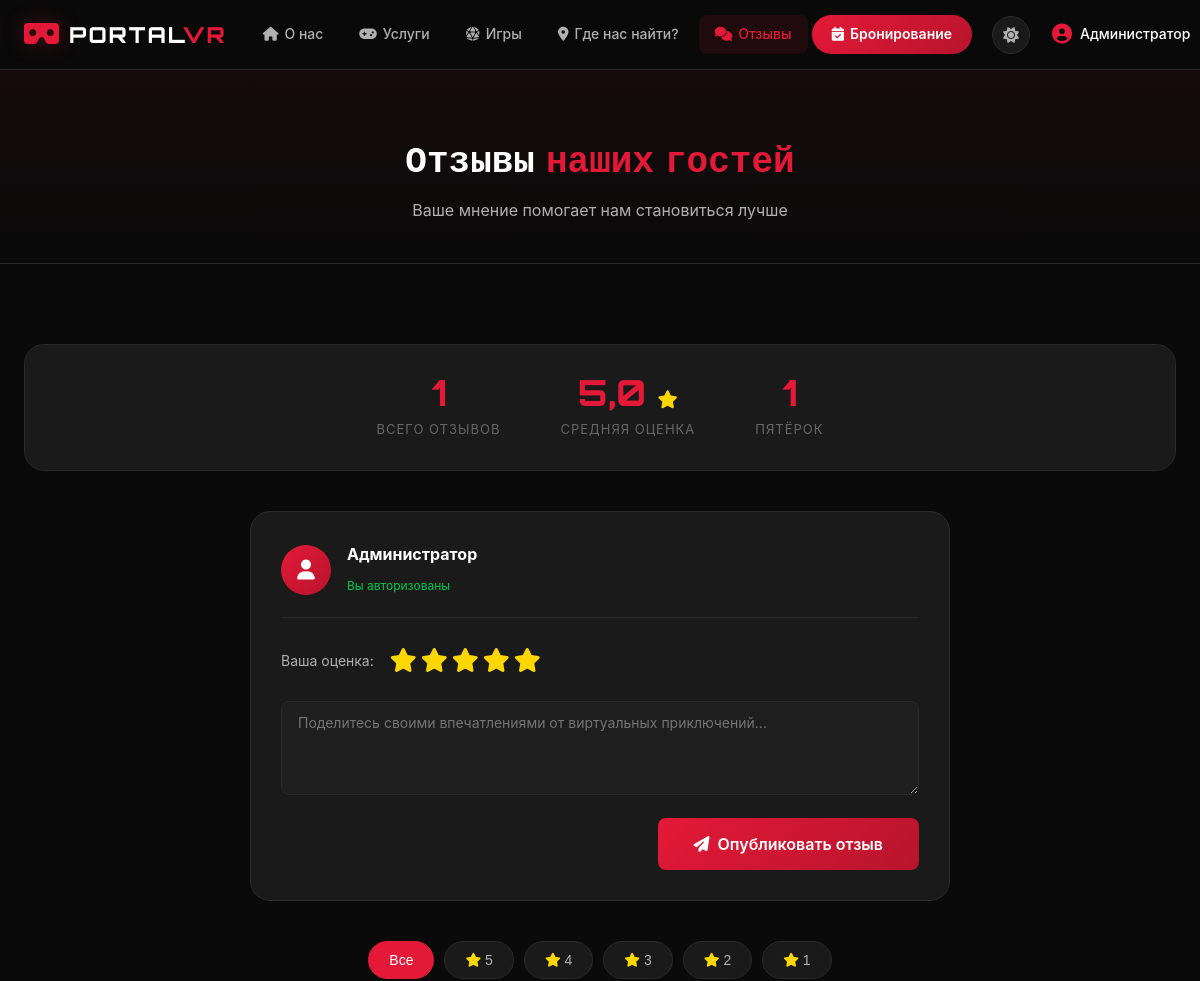
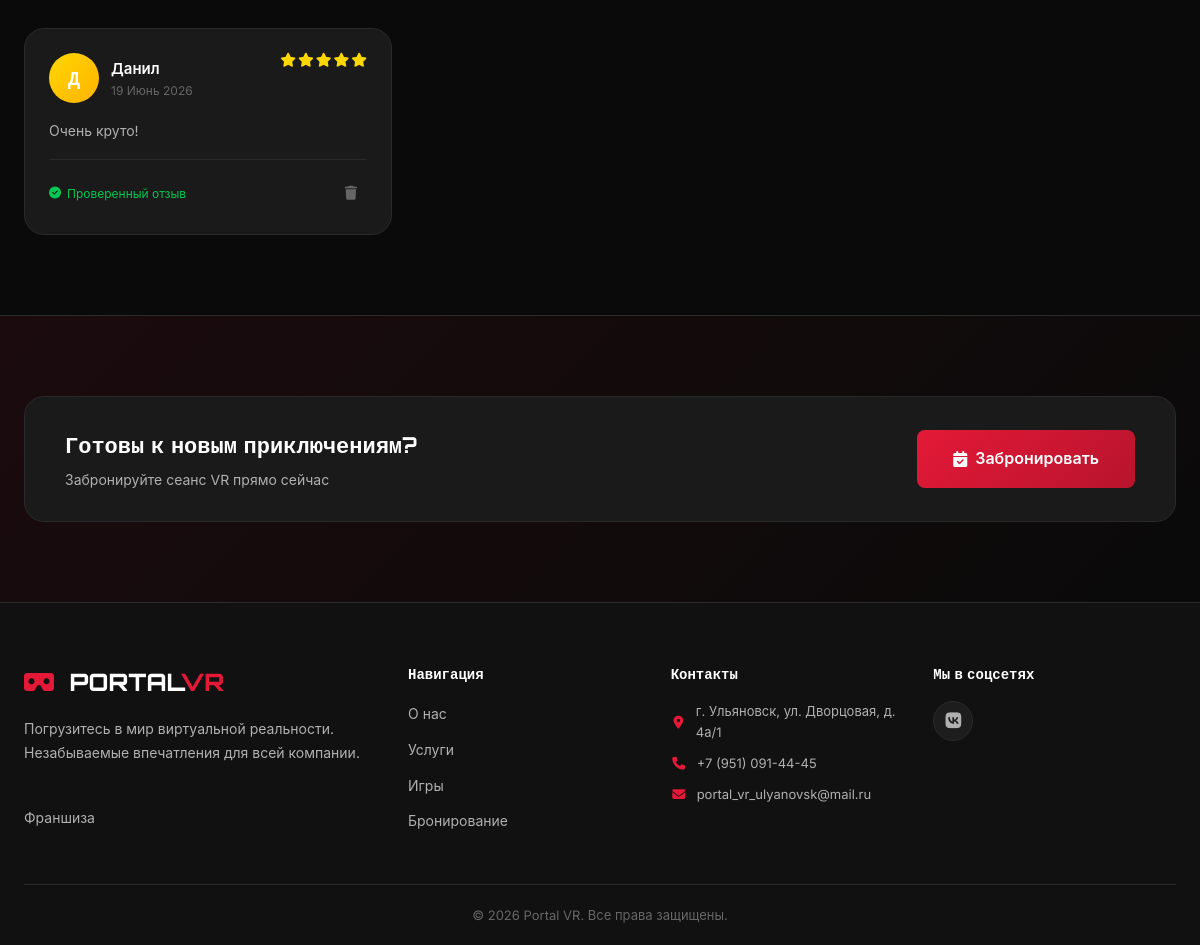
The app's page /reviews/ (signed in) with its own data (2 pictures, top to bottom).
### main/models.py (models this page shows, shortened)
class User(AbstractBaseUser, PermissionsMixin):
    phone = models.CharField(
        "Телефон", max_length=12, unique=True, validators=[phone_validator]
    )
    name = models.CharField("Имя", max_length=100)
    is_active = models.BooleanField(default=True)
    is_staff = models.BooleanField(default=False)
    date_joined = models.DateTimeField("Дата регистрации", default=timezone.now)
    loyalty_points = models.PositiveIntegerField("Баллы лояльности", default=0)
    objects = UserManager()
    USERNAME_FIELD = "phone"
    REQUIRED_FIELDS = ["name"]
    class Meta:
        verbose_name = "Пользователь"
        verbose_name_plural = "Пользователи"

class Review(models.Model):
    user = models.ForeignKey(
        User,
        on_delete=models.CASCADE,
        related_name="reviews",
        verbose_name="Пользователь",
    )
    name = models.CharField("Имя автора", max_length=100)
    text = models.TextField("Текст отзыва")
    rating = models.PositiveIntegerField(
        "Оценка",
        choices=[(i, i) for i in range(1, 6)],
        default=5,
    )
    is_active = models.BooleanField("Опубликован", default=True)
    created_at = models.DateTimeField("Дата", auto_now_add=True)
    class Meta:
        verbose_name = "Отзыв"
        verbose_name_plural = "Отзывы"
        ordering = ["-created_at"]

### main/views.py (the view)
# urls.py: path("reviews/", views.reviews_view, name="reviews"),
def reviews_view(request):
    reviews = Review.objects.filter(is_active=True).order_by("-created_at")
    reviews_count = reviews.count()
    avg_rating = reviews.aggregate(avg=Avg("rating"))["avg"] or 0
    five_star_count = reviews.filter(rating=5).count()
    return render(
        request,
        "main/reviews.html",
        {
            "reviews": reviews,
            "reviews_count": reviews_count,
            "avg_rating": avg_rating,
            "five_star_count": five_star_count,
            "page_title": "Отзывы",
        },
    )

### main/context_processors.py (called while the page is built)
def global_context(request):
    return {
        "site_name": "Portal VR",
        "site_phone": "+7 (951) 091-44-45",
        "site_email": "portal_vr_ulyanovsk@mail.ru",
        "site_address": "г. Ульяновск, ул. Дворцовая, д. 4а/1",
    }

### main/templates/main/reviews.html (shortened to what this page needs)
{% extends 'main/base.html' %}
{% block content %}
<section class="page-header">
    <div class="container">
        <h1 class="page-title">
            Отзывы <span class="accent">наших гостей</span>
        </h1>
        <p class="page-subtitle">Ваше мнение помогает нам становиться лучше</p>
    </div>
</section>
<section class="section">
    <div class="container">
        <div class="reviews-stats">
            <div class="reviews-stat">
                <div class="reviews-stat-value">{{ reviews_count }}</div>
                <div class="reviews-stat-label">Всего отзывов</div>
            </div>
            <div class="reviews-stat">
                <div class="reviews-stat-value">{{ avg_rating|floatformat:1 }} <i class="fas fa-star"></i></div>
                <div class="reviews-stat-label">Средняя оценка</div>
            </div>
            <div class="reviews-stat">
                <div class="reviews-stat-value">{{ five_star_count }}</div>
                <div class="reviews-stat-label">Пятёрок</div>
            </div>
        </div>
        {% if user.is_authenticated %}
        <div class="review-add-card">
            <div class="review-add-header">
                <div class="review-avatar">
                    <i class="fas fa-user"></i>
                </div>
                <div class="review-add-info">
                    <h3>{{ user.name }}</h3>
                    <span class="review-badge">Вы авторизованы</span>
                </div>
            </div>
            <form method="post" action="{% url 'main:review_add' %}" class="review-form">
                <div class="review-rating-select">
                    <label>Ваша оценка:</label>
                    <div class="rating-stars">
                        {% for i in "54321"|make_list %}
                        <label for="star{{ i }}"><i class="fas fa-star"></i></label>
                        {% endfor %}
                    </div>
                </div>
                <div class="form-group">
                    <textarea name="text" class="form-input" rows="4" placeholder="Поделитесь своими впечатлениями от виртуальных приключений..." required minlength="10"></textarea>
                </div>
                <div class="review-form-actions">
                    <button type="submit" class="btn btn-primary btn-lg">
                        <i class="fas fa-paper-plane"></i> Опубликовать отзыв
                    </button>
                </div>
            </form>
        </div>
        {% endif %}
        <div class="reviews-filter">
            <button class="filter-btn active" data-rating="all">Все</button>
            <button class="filter-btn" data-rating="5">
                <i class="fas fa-star"></i> 5
            </button>
            <button class="filter-btn" data-rating="4">
                <i class="fas fa-star"></i> 4
            </button>
            <button class="filter-btn" data-rating="3">
                <i class="fas fa-star"></i> 3
            </button>
            <button class="filter-btn" data-rating="2">
                <i class="fas fa-star"></i> 2
            </button>
            <button class="filter-btn" data-rating="1">
                <i class="fas fa-star"></i> 1
            </button>
        </div>
        {% if reviews %}
        <div class="reviews-masonry" id="reviewsGrid">
            {% for review in reviews %}
            <div class="review-card-item" data-rating="{{ review.rating }}">
                <div class="review-card-inner">
                    <div class="review-card-header">
                        <div class="review-user">
                            <div class="review-avatar {% if review.rating == 5 %}gold{% endif %}">
                                {{ review.name|first|upper }}
                            </div>
                            <div class="review-user-info">
                                <span class="review-name">{{ review.name }}</span>
                                <span class="review-date">{{ review.created_at|date:"d F Y" }}</span>
                            </div>
                        </div>
                        <div class="review-stars">
                            {% for i in "12345"|make_list %}
                            <i class="fas fa-star{% if forloop.counter <= review.rating %} active{% endif %}"></i>
                            {% endfor %}
                        </div>
                    </div>
                    <div class="review-card-body">
                        <p>{{ review.text }}</p>
                    </div>
                    <div class="review-card-footer">
                        <div class="review-verified">
                            <i class="fas fa-check-circle"></i> Проверенный отзыв
                        </div>
                        {% if user.is_staff %}
                        <a href="{% url 'main:review_delete' review.pk %}?next={% url 'main:reviews' %}" class="review-delete-btn" onclick="return confirm('Удалить этот отзыв?');" title="Удалить отзыв">
                            <i class="fas fa-trash"></i>
                        </a>
                        {% endif %}
                    </div>
                </div>
            </div>
            {% endfor %}
        </div>
        {% endif %}
    </div>
</section>
<section class="section section-cta-small">
    <div class="container">
        <div class="cta-small-content">
            <div class="cta-small-text">
                <h3>Готовы к новым приключениям?</h3>
                <p>Забронируйте сеанс VR прямо сейчас</p>
            </div>
            <a href="{% url 'main:booking_list' %}" class="btn btn-primary btn-lg">
                <i class="fas fa-calendar-check"></i> Забронировать
            </a>
        </div>
    </div>
</section>
{% endblock %}

### main/templates/main/includes/navbar.html (shortened to what this page needs)
{% load static %}
<nav class="navbar" id="navbar">
    <div class="nav-container">
        <a href="{% url 'main:index' %}" class="nav-logo">
            <span class="logo-icon"><i class="fas fa-vr-cardboard"></i></span>
            <span class="logo-text">PORTAL<span class="logo-accent">VR</span></span>
        </a>
        <ul class="nav-menu" id="navMenu">
            <li><a href="{% url 'main:index' %}" class="nav-link {% if request.resolver_match.url_name == 'index' %}active{% endif %}">
                <i class="fas fa-home"></i> О нас
            </a></li>
            <li><a href="{% url 'main:services' %}" class="nav-link {% if request.resolver_match.url_name == 'services' %}active{% endif %}">
                <i class="fas fa-gamepad"></i> Услуги
            </a></li>
            <li><a href="{% url 'main:games' %}" class="nav-link {% if request.resolver_match.url_name == 'games' %}active{% endif %}">
                <i class="fas fa-dice-d20"></i> Игры
            </a></li>
            <li><a href="{% url 'main:contact' %}" class="nav-link {% if request.resolver_match.url_name == 'contact' %}active{% endif %}">
                <i class="fas fa-map-marker-alt"></i> Где нас найти?
            </a></li>
            <li><a href="{% url 'main:reviews' %}" class="nav-link {% if request.resolver_match.url_name == 'reviews' %}active{% endif %}">
                <i class="fas fa-comments"></i> Отзывы
            </a></li>
            <li>
                <a href="{% url 'main:booking_list' %}" class="nav-link nav-btn-booking {% if 'booking' in request.resolver_match.url_name %}active{% endif %}">
                    <i class="fas fa-calendar-check"></i> Бронирование
                </a>
            </li>
        </ul>
        <div class="nav-auth">
            <button class="theme-toggle" id="themeToggle" title="Переключить тему">
                <i class="fas fa-sun"></i>
            </button>
            {% if user.is_authenticated %}
                <a href="{% url 'main:profile' %}" class="nav-user" title="Профиль">
                    <i class="fas fa-user-circle"></i>
                    <span>{{ user.name }}</span>
                </a>
            {% endif %}
        </div>
    </div>
</nav>

### records on screen
User: name "Администратор"
Review: name|first "Д", name "Данил", created_at "19 Июнь 2026", rating 5 (drawn), text "Очень круто!"

### other values on screen
{{ reviews_count }} "1"
{{ avg_rating|floatformat:1 }} "5,0"
{{ five_star_count }} "1"
{{ site_address }} "г. Ульяновск, ул. Дворцовая, д. 4а/1"
{{ site_phone }} "+7 (951) 091-44-45"
{{ site_email }} "portal_vr_ulyanovsk@mail.ru"
